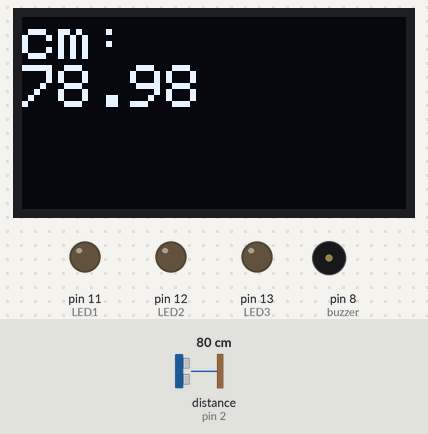
Recording of a sketch running on a simulated Arduino Uno, built with avr-gcc and run on an emulated ATmega328P. Shown: 128×64 one-colour display, output pins drawn as LEDs (lit = HIGH), buzzer (waves = sounding, pin HIGH). Wiring (inferred from the names in the program): ultrasonic range finder: trigger pin 7; echo pin 2. The inputs (shaded band) are chosen by the test bench; at power-on: distance to the obstacle (sensor on pin 2) 80 cm. The echo pulse lasts 58.3 µs per cm; pins used as bus, display or sensor lines are not drawn; what the sketch prints to the serial monitor is not drawn.

Above: at 1.2 s.
1.3 s: distance to the obstacle (sensor on pin 2) set to 34 cm
At 2.1 s:
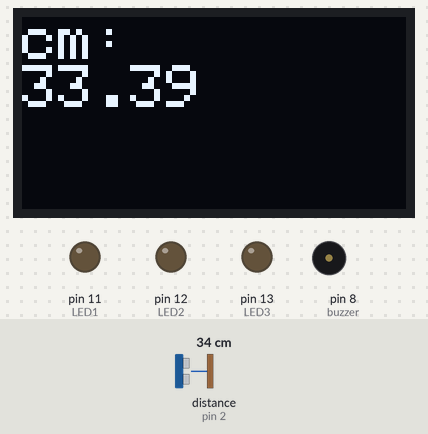
3.0 s: distance to the obstacle (sensor on pin 2) set to 26 cm
At 3.12 s:
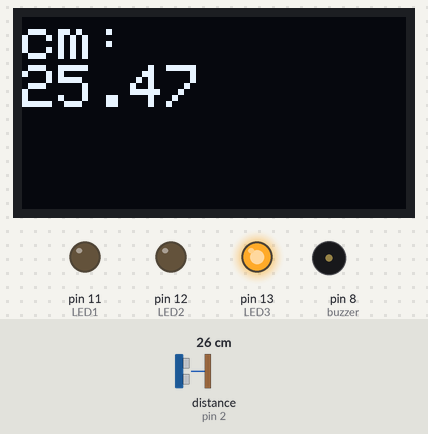
4.8 s: distance to the obstacle (sensor on pin 2) set to 22 cm
At 5.7 s:
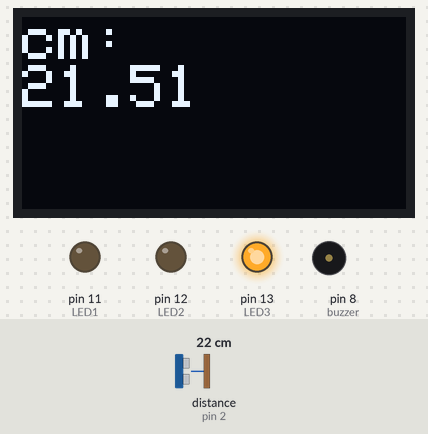
6.3 s: distance to the obstacle (sensor on pin 2) set to 19 cm
At 6.7 s:
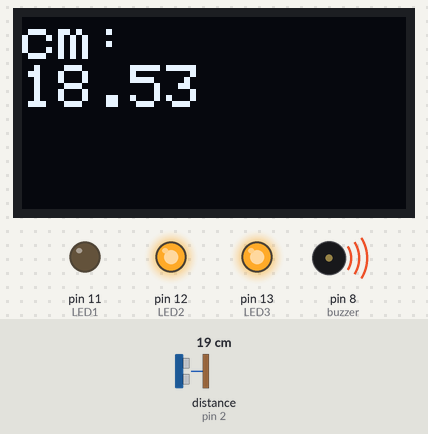
9.3 s: distance to the obstacle (sensor on pin 2) set to 2 cm
At 9.6 s:
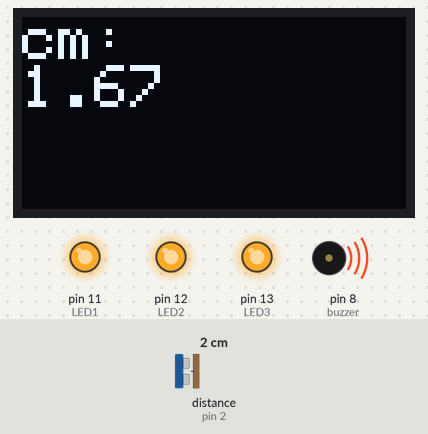
Timing chart, 0 to 12.3 s (numbered marks = the images above; inputs shaded):
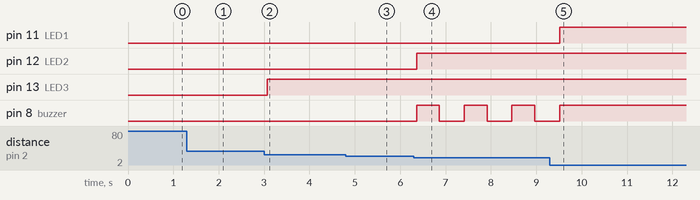

The sketch:

ult_lds_buzzer_screnn.ino
```cpp
const int echo_us = 2;
const int trig_us = 7;

#include <Wire.h>
#include <Adafruit_GFX.h>
#include <Adafruit_SSD1306.h>

#define SCREEN_WIDTH 128
#define SCREEN_HEIGHT 64
#define OLED_RESET -1

 int LED1 = 11;
 int LED2 = 12;
 int LED3 = 13;

 int buzzer = 8;

Adafruit_SSD1306 display(SCREEN_WIDTH, SCREEN_HEIGHT, &Wire, OLED_RESET);

 void setup() {

  if(!display.begin(SSD1306_SWITCHCAPVCC, 0x3C)) {
    Serial.println("SSD1306 not found!");
    while(true);
  }

  pinMode(buzzer, OUTPUT);

  pinMode(echo_us, INPUT);
  pinMode(trig_us, OUTPUT);

  pinMode(LED1, OUTPUT);
  pinMode(LED2, OUTPUT);
  pinMode(LED3, OUTPUT);

  Serial.begin(9600);
}

void loop() {

  digitalWrite(trig_us, LOW);
  delayMicroseconds(2);
  digitalWrite(trig_us, HIGH);
  delayMicroseconds(10);
  digitalWrite(trig_us, LOW);

  long time = pulseIn(echo_us, HIGH);
  float distance = time * 0.034 / 2;

  Serial.print("cm:");
  Serial.println(distance);

  display.clearDisplay();
  display.setTextSize(2);
  display.setTextColor(WHITE);
  display.setCursor(0,0);
  display.println("cm: ");
  display.println(distance);
  display.display();
  delay(20);

if (distance < 30) digitalWrite(LED3, HIGH);
else digitalWrite(LED3, LOW);

if (distance < 20) digitalWrite(LED2, HIGH);
else digitalWrite(LED2, LOW);

if (distance < 10) digitalWrite(LED1, HIGH);
else digitalWrite(LED1, LOW);

if ( distance <= 20 && distance > 11 ){
  digitalWrite(buzzer, HIGH);
  delay(500);
  digitalWrite(buzzer, LOW);
  delay(500);
  }
else digitalWrite(buzzer, LOW);

if (distance <= 10){
  digitalWrite(buzzer, HIGH);
  delay(50);
  }
else digitalWrite(buzzer, LOW);
}
```

Measured:
- the behaviour switches between 31 and 30 cm on distance to the obstacle (sensor on pin 2) (found by bisection; images 1 and 2)
- the behaviour switches between 21 and 20 cm on distance to the obstacle (sensor on pin 2) (found by bisection; images 3 and 4)
- after the input at 1.3 s, the display: changes at once (image 1)
- after the input at 3.0 s, pin 13 (LED3): LOW → HIGH after 0.07 s; the display: first differs from a run without the input after 0.07 s (image 2)
- after the input at 4.8 s, the display: first differs from a run without the input after 0.07 s (image 3)
- after the input at 6.3 s, pin 12 (LED2): LOW → HIGH after 0.06 s; pin 8 (buzzer): alternates HIGH for 0.50 s and LOW for 0.55 s, starting after 0.06 s; the display: first differs from a run without the input after 0.06 s (image 4)
- after the input at 9.3 s, pin 11 (LED1): LOW → HIGH after 0.21 s; pin 8 (buzzer): goes on until 9.5 s, then stays HIGH; the display: changes after 0.19 s (image 5)
